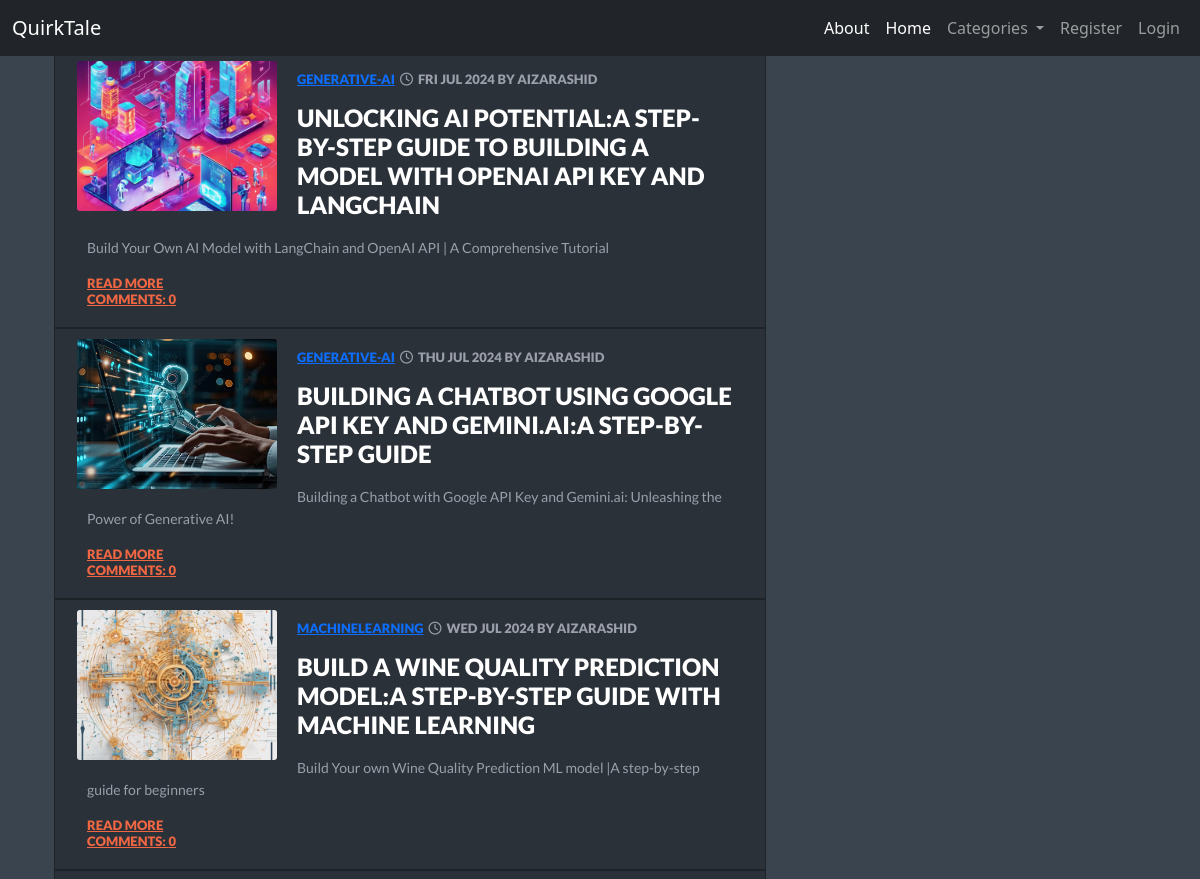
The app's page / (upper part), older data.
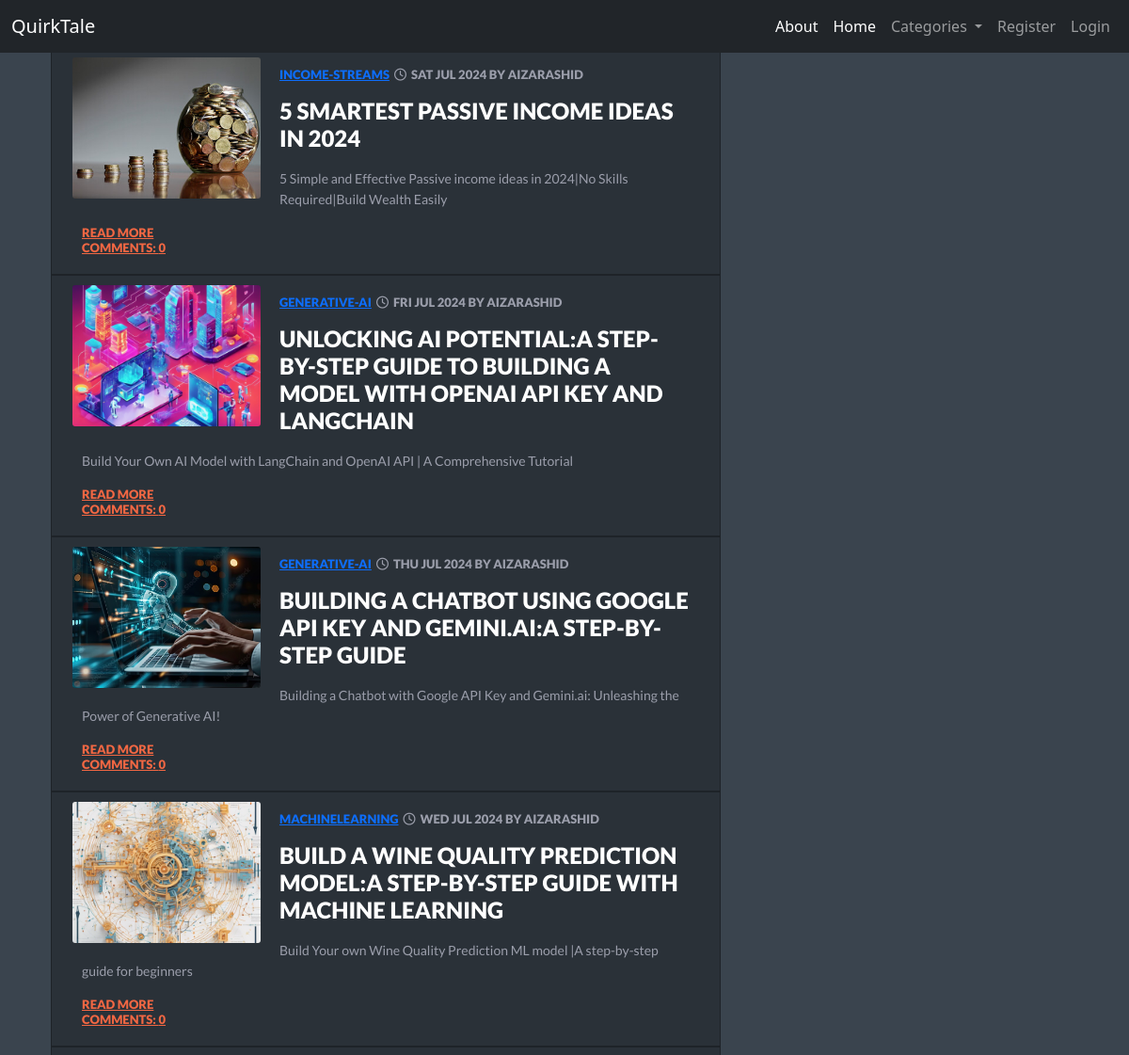
The same page, newer data.
### blog/models.py (models this page shows, shortened)
class Post(models.Model):
    author = models.ForeignKey(User,on_delete=models.CASCADE)
    title = models.CharField(max_length=200)
    title_tag = models.CharField(max_length=255,default='title tag')
    header_image = models.ImageField(null=True,blank=True,upload_to="header_images/")
    alt_text = models.CharField(max_length=255,blank=True,null=True)
    text = RichTextField(blank=True,null=True)
    created_date = models.DateTimeField(default=timezone.now)
    published_date = models.DateTimeField(blank=True, null=True)
    category = models.CharField(max_length=200,default='coding')
    snippet = models.CharField(max_length=100,default="Click on the link below to read full article...",null=True,blank=True)
    likes = models.ManyToManyField(User,related_name='blog_posts')
    def approve_comments(self):
        return self.comments.filter(approved_comment=True)

### blog/views.py (the view)
# urls.py: path('',views.PostListView.as_view(),name='post_list'),
class PostListView(ListView):
    model = Post
    template_name = 'blog/post_list.html'
    cats = Category.objects.all()
    ordering = ['-post_date']
    def get_queryset(self):
        return Post.objects.filter(published_date__lte=timezone.now()).order_by('-published_date')
    def get_context_data(self, *args, **kwargs):
        cat_menu = Category.objects.all()
        context = super(PostListView,self).get_context_data(*args, **kwargs)
        context["cat_menu"] = cat_menu
        return context

### blog/models.py (called while the page is built)
    def __str__(self):
        return self.name

### blog/templates/blog/post_list.html
{% extends 'blog/base.html' %}
{% block content %}
{% load static %}
{% for post in post_list %}
<div class="container">
  <div class="row">
    <a class="post" href="{% url 'post_detail' pk=post.pk %}"><div class="col-md-4">
      {% if post.header_image %}
      <img class="image" src="{{ post.header_image.url }}">
      {% else %}
      <img class="image" src="{% static 'images/placeholder.png' %}">
      {% endif %}
      <div class="inner">
        <p class="category" ><a href="{% url 'category' post.category %}">{{post.category|slugify}}</a><span class="date"><i class="fa fa-clock-o">
                </i>{{ post.published_date|date:"D M Y"}} by {{post.author}}</p>
        <h2>{{ post.title }}</h2>
        <p>{{ post.title_tag }}</p>
      <a class="read-more" class="btn btn-primary" href="{% url 'post_detail' pk=post.pk %}">Read More</a>
        <a  class="comment" href="{% url 'post_detail' pk=post.pk %}">Comments: {{ post.approve_comments.count }}</a>
       </div>
     </div>
  </div>
</div></a>
      {% endfor %}
{% endblock %}

Row changes from the older to the newer data that the page shows:
added Post: header_image (picture), category|slugify "INCOME-STREAMS", published_date "SAT JUL 2024", author "AIZARASHID", title "5 SMARTEST PASSIVE INCOME IDEAS IN 2024", title_tag "5 Simple and Effective Passive income ideas in 2024|No Skills Required|Build Wealth Easily", approve_comments.count "0"
